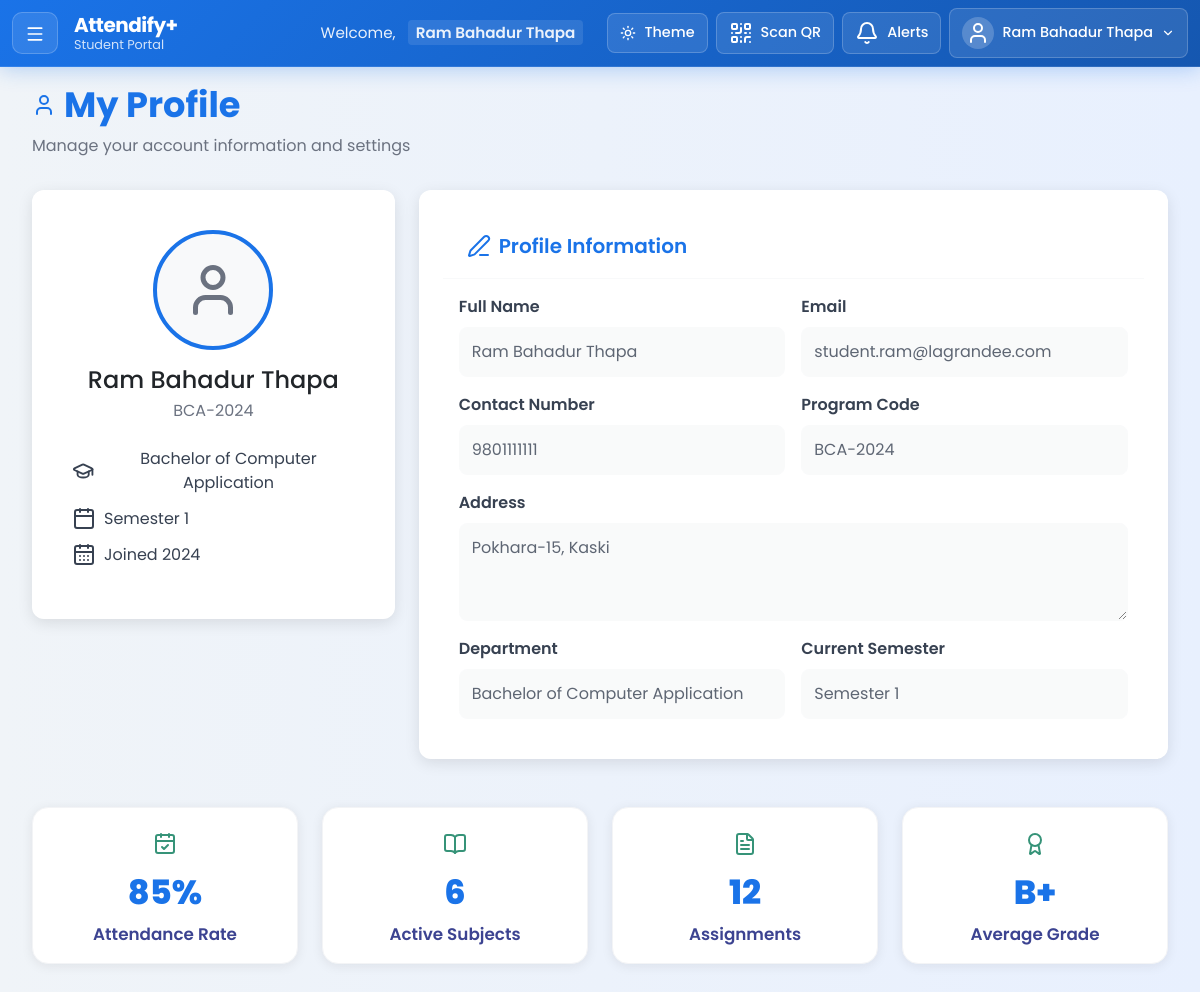
The app's page /views/student/profile_student.php (signed in) with its own data.
### tables this page shows
CREATE TABLE students (
  StudentID INT AUTO_INCREMENT PRIMARY KEY,
  FullName VARCHAR(100) NOT NULL,
  Contact VARCHAR(20),
  Address VARCHAR(200),
  PhotoURL VARCHAR(255),
  DepartmentID INT NOT NULL,
  SemesterID INT NOT NULL,
  JoinYear YEAR DEFAULT (YEAR(CURDATE())),
  ProgramCode VARCHAR(50),
  LoginID INT NOT NULL UNIQUE,
  FOREIGN KEY (DepartmentID) REFERENCES departments(DepartmentID),
  FOREIGN KEY (SemesterID) REFERENCES semesters(SemesterID),
  FOREIGN KEY (LoginID) REFERENCES login_tbl(LoginID)
);

CREATE TABLE departments (
  DepartmentID INT AUTO_INCREMENT PRIMARY KEY,
  DepartmentName VARCHAR(100) NOT NULL UNIQUE,
  DepartmentCode VARCHAR(10) NOT NULL UNIQUE
);

CREATE TABLE semesters (
  SemesterID INT AUTO_INCREMENT PRIMARY KEY,
  SemesterNumber INT NOT NULL
);

### views/student/profile_student.php (the view, shortened to what this page needs)
<?php
require_once(__DIR__ . '/../../config/db_config.php');
$loginID = $_SESSION['LoginID'];
$studentStmt = $conn->prepare("
    SELECT s.*, d.DepartmentName, sem.SemesterNumber
    FROM students s
    JOIN departments d ON s.DepartmentID = d.DepartmentID
    JOIN semesters sem ON s.SemesterID = sem.SemesterID
    WHERE s.LoginID = ?
");
$studentStmt->bind_param("i", $loginID);
$studentStmt->execute();
$studentRes = $studentStmt->get_result();
$studentRow = $studentRes->fetch_assoc();
$loginStmt = $conn->prepare("SELECT Email FROM login_tbl WHERE LoginID = ?");
$loginStmt->bind_param("i", $loginID);
$loginStmt->execute();
$loginRes = $loginStmt->get_result();
$loginRow = $loginRes->fetch_assoc();
?>
<!DOCTYPE html>
<html lang="en">
<head>
    <link href="https://cdn.jsdelivr.net/npm/bootstrap@5.3.0/dist/css/bootstrap.min.css" rel="stylesheet">
    <link rel="stylesheet" href="../../assets/css/dashboard_student.css">
    <link rel="stylesheet" href="../../assets/css/sidebar_student.css">
    <link rel="stylesheet" href="../../assets/css/profile_student.css">
</head>
<body>
    <?php include '../components/navbar_student.php'; ?>
    <div class="container-fluid dashboard-container main-content">
        <div class="page-header">
            <h2 class="page-title">
                <i data-lucide="user"></i>
                My Profile
            </h2>
            <p class="text-muted mb-0">Manage your account information and settings</p>
        </div>
        <div class="row g-4">
            <div class="col-lg-4 col-md-6">
                <div class="card profile-card">
                    <div class="card-body text-center">
                        <div class="profile-photo mb-3">
                            <?php if ($studentRow['PhotoURL']): ?>
                                <img src="<?= htmlspecialchars($studentRow['PhotoURL']) ?>"
                                    alt="Profile Photo" class="rounded-circle" width="120" height="120">
                            <?php else: ?>
                                <div class="profile-placeholder rounded-circle">
                                    <i data-lucide="user" style="width: 60px; height: 60px;"></i>
                                </div>
                            <?php endif; ?>
                        </div>
                        <h4 class="mb-1"><?= htmlspecialchars($studentRow['FullName']) ?></h4>
                        <p class="text-muted mb-2"><?= htmlspecialchars($studentRow['ProgramCode']) ?></p>
                        <div class="student-info">
                            <div class="info-item">
                                <i data-lucide="graduation-cap"></i>
                                <span><?= htmlspecialchars($studentRow['DepartmentName']) ?></span>
                            </div>
                            <div class="info-item">
                                <i data-lucide="calendar"></i>
                                <span>Semester <?= $studentRow['SemesterNumber'] ?></span>
                            </div>
                            <div class="info-item">
                                <i data-lucide="calendar-days"></i>
                                <span>Joined <?= $studentRow['JoinYear'] ?></span>
                            </div>
                        </div>
                    </div>
                </div>
            </div>
            <div class="col-lg-8 col-md-6">
                <div class="card">
                    <div class="card-header">
                        <h5 class="card-title mb-0">
                            <i data-lucide="edit-3"></i>
                            Profile Information
                        </h5>
                    </div>
                    <div class="card-body">
                        <form>
                            <div class="row g-3">
                                <div class="col-md-6">
                                    <label class="form-label">Full Name</label>
                                    <input type="text" class="form-control" value="<?= htmlspecialchars($studentRow['FullName']) ?>" readonly>
                                </div>
                                <div class="col-md-6">
                                    <label class="form-label">Email</label>
                                    <input type="email" class="form-control" value="<?= htmlspecialchars($loginRow['Email']) ?>" readonly>
                                </div>
                                <div class="col-md-6">
                                    <label class="form-label">Contact Number</label>
                                    <input type="text" class="form-control" value="<?= htmlspecialchars($studentRow['Contact']) ?>" readonly>
                                </div>
                                <div class="col-md-6">
                                    <label class="form-label">Program Code</label>
                                    <input type="text" class="form-control" value="<?= htmlspecialchars($studentRow['ProgramCode']) ?>" readonly>
                                </div>
                                <div class="col-12">
                                    <label class="form-label">Address</label>
                                    <textarea class="form-control" rows="3" readonly><?= htmlspecialchars($studentRow['Address']) ?></textarea>
                                </div>
                                <div class="col-md-6">
                                    <label class="form-label">Department</label>
                                    <input type="text" class="form-control" value="<?= htmlspecialchars($studentRow['DepartmentName']) ?>" readonly>
                                </div>
                                <div class="col-md-6">
                                    <label class="form-label">Current Semester</label>
                                    <input type="text" class="form-control" value="Semester <?= $studentRow['SemesterNumber'] ?>" readonly>
                                </div>
                            </div>
                        </form>
                    </div>
                </div>
            </div>
        </div>
        <div class="row g-4 mt-4">
            <div class="col-lg-3 col-md-6">
                <div class="mini-stat-card text-center p-3">
                    <div class="mini-stat-icon mb-2">
                        <i data-lucide="calendar-check"></i>
                    </div>
                    <div class="mini-stat-value">85%</div>
                    <div class="mini-stat-label">Attendance Rate</div>
                </div>
            </div>
            <div class="col-lg-3 col-md-6">
                <div class="mini-stat-card text-center p-3">
                    <div class="mini-stat-icon mb-2">
                        <i data-lucide="book-open"></i>
                    </div>
                    <div class="mini-stat-value">6</div>
                    <div class="mini-stat-label">Active Subjects</div>
                </div>
            </div>
            <div class="col-lg-3 col-md-6">
                <div class="mini-stat-card text-center p-3">
                    <div class="mini-stat-icon mb-2">
                        <i data-lucide="file-text"></i>
                    </div>
                    <div class="mini-stat-value">12</div>
                    <div class="mini-stat-label">Assignments</div>
                </div>
            </div>
            <div class="col-lg-3 col-md-6">
                <div class="mini-stat-card text-center p-3">
                    <div class="mini-stat-icon mb-2">
                        <i data-lucide="award"></i>
                    </div>
                    <div class="mini-stat-value">B+</div>
                    <div class="mini-stat-label">Average Grade</div>
                </div>
            </div>
        </div>
    </div>
</body>
</html>

### assets/css/dashboard_student.css (style rules this page uses)
:root { --navbar-height: 60px; --bg-light: linear-gradient(to right, #f0f4f8, #e8f0fe); --bg-dark: #121212; --card-light: #ffffff; --card-dark: #1f1f1f; --text-light: #333; --text-dark: #eee; --accent-light: #1A73E8; --accent-dark: rgba(0, 212, 170, 1); --navbar-light: var(--accent-light); --navbar-dark: var(--accent-dark); --text-muted-light: #6c757d; --text-muted-dark: #a0a0a0; --border-light: #f8f9fa; --border-dark: #333; --shadow-light: rgba(0, 0, 0, 0.1); --shadow-dark: rgba(0, 0, 0, 0.3); }
body { font-family: 'Poppins', sans-serif; background: var(--bg-light); color: var(--text-light); margin: 0; transition: all 0.3s ease; overflow-x: hidden; padding-top: var(--navbar-height); }
.main-content { margin-left: 0 !important; min-height: calc(100vh - var(--navbar-height)); transition: margin-left 0.3s ease; width: 100%; padding-top: 0; }
.dashboard-container { padding: 2rem; transition: all 0.3s ease; max-width: 100%; overflow-x: hidden; }
.page-header { margin-bottom: 2rem; }
.page-title { font-size: 2.2rem; font-weight: 700; color: var(--accent-light); margin-bottom: 0.5rem; display: flex; align-items: center; gap: 0.5rem; }
.text-muted { color: var(--text-muted-light) !important; }
.card, .chart-card, .quick-action-card, .recent-activity-card, .metric-card { background: var(--card-light); border-radius: 15px; padding: 1.5rem; box-shadow: 0 4px 15px var(--shadow-light); border: none; transition: all 0.3s ease; }
.dashboard-container h2 { color: var(--accent-light); }
.dashboard-container h5 { color: var(--accent-light); }
.mini-stat-card { background: #fff; border-radius: 16px; box-shadow: 0 2px 12px rgba(32,31,30,0.08); border: 1px solid #f3f4f6; min-height: 120px; transition: box-shadow 0.2s; margin-bottom: 0; }
.mini-stat-icon { color: #047857; font-size: 1.5rem; opacity: 0.8; margin-bottom: 0.5rem; }
.mini-stat-value { font-size: 2.1rem; font-weight: 800; color: #1a73e8; margin-bottom: 0.2rem; }
.mini-stat-label { font-size: 1.05rem; font-weight: 600; color: #1a237e; opacity: 0.85; }

### assets/css/sidebar_student.css (style rules this page uses)
:root { --sidebar-width: 280px; --navbar-height: 60px; --sidebar-transition: all 0.3s cubic-bezier(0.25, 0.8, 0.25, 1); --overlay-transition: all 0.3s ease; }
.main-content { transition: margin-left 0.3s ease; width: 100%; min-height: calc(100vh - var(--navbar-height)); }

### assets/css/navbar_admin.css (style rules this page uses)
:root { --accent-light: #1a73e8; --accent-dark: #047857; --card-light: #ffffff; --card-dark: #1f2937; --text-light: #374151; --text-dark: #f9fafb; --text-muted-light: #6b7280; --text-muted-dark: #9ca3af; --hover-light: #f3f4f6; --hover-dark: #374151; --navbar-height: 60px; }
body { padding-top: var(--navbar-height) !important; }
.main-content { margin-left: 0; min-height: calc(100vh - var(--navbar-height)); transition: margin-left 0.3s ease; }
.dashboard-container { padding-top: 1.5rem !important; padding-bottom: 2rem; }
.page-header { margin-bottom: 2rem; }
.main-content { margin-left: 0 !important; min-height: calc(100vh - var(--navbar-height)); transition: margin-left 0.3s ease; width: 100%; }

### records on screen
students: FullName "Ram Bahadur Thapa", ProgramCode "BCA-2024", DepartmentID.DepartmentName "Bachelor of Computer Application", SemesterID.SemesterNumber "1", JoinYear "2024", Contact "9801111111", Address "Pokhara-15, Kaski", SemesterID.SemesterNumber "Semester 1"

### other values on screen
$_SESSION['Username'] "Ram Bahadur Thapa"
